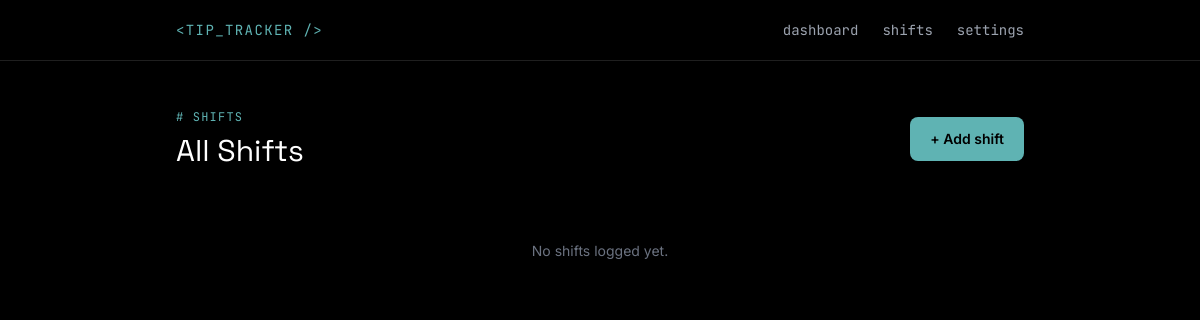
Page /shifts/ on the earlier database version.
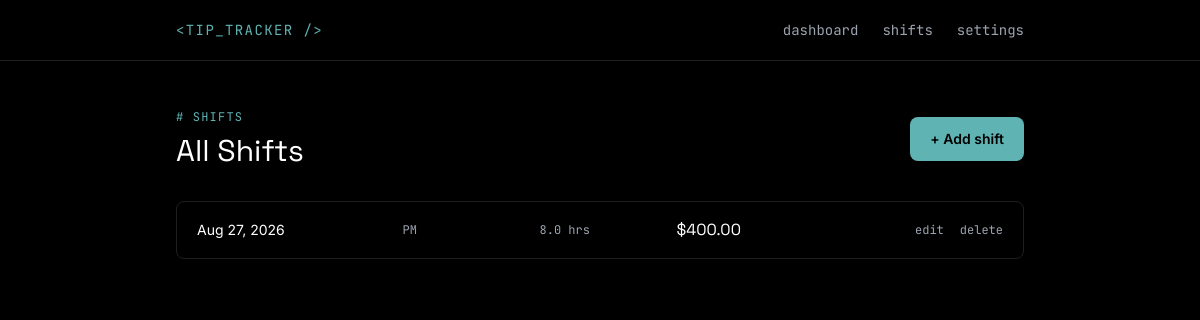
Same page on the later database version.
### models.py (models this page shows, shortened)
class Shift(db.Model):
    __tablename__="shift"
    id = db.Column(db.Integer, primary_key=True)
    date = db.Column(db.Date, nullable=False)
    shift_type = db.Column(db.String(2), nullable=False)
    hours_worked = db.Column(db.Float, nullable=False)
    cash_tips = db.Column(db.Float, nullable=False, default=0.0)
    card_tips = db.Column(db.Float, nullable=False, default=0.0)
    @property
    def total_tips(self):
        return round(self.cash_tips + self.card_tips, 2)

### api/shifts.py (the view)
@shifts_bp.route("/")
def read_shift():
    return read()

### services/shifts.py (called while the page is built)
def read():
    all_shifts = Shift.query.order_by(Shift.date.desc()).all()
    return render_template("shifts.html", shifts=all_shifts)

### templates/shifts.html (shortened to what this page needs)
{% extends "base.html" %}
{% block content %}
<div class="flex items-center justify-between mb-8">
  <div>
    <p class="font-mono text-xs text-accent tracking-widest uppercase mb-2"># shifts</p>
    <h1 class="font-display text-3xl text-white">All Shifts</h1>
  </div>
  <a href="{{ url_for('shifts.create_shift') }}" class="px-5 py-3 bg-accent text-black text-sm font-semibold rounded-lg hover:bg-white transition-colors">
    + Add shift
  </a>
</div>
<div class="space-y-2">
  {% for shift in shifts %}
    <div class="border border-line rounded-lg px-5 py-4 grid sm:grid-cols-12 gap-2 sm:gap-4 items-center">
      <div class="sm:col-span-3">
        <p class="text-white text-sm">{{ shift.date.strftime('%b %d, %Y') }}</p>
      </div>
      <div class="sm:col-span-2 font-mono text-xs text-gray-400">{{ shift.shift_type }}</div>
      <div class="sm:col-span-2 font-mono text-xs text-gray-400">{{ shift.hours_worked }} hrs</div>
      <div class="sm:col-span-2 font-display text-white">${{ "%.2f"|format(shift.total_tips) }}</div>
      <div class="sm:col-span-3 sm:text-right flex gap-4 sm:justify-end font-mono text-xs">
        <a href="{{ url_for('shifts.update_shift', shift_id=shift.id) }}" class="text-gray-400 hover:text-accent transition-colors">edit</a>
        <form action="{{ url_for('shifts.delete_shift', shift_id=shift.id) }}" method="POST" onsubmit="return confirm('Delete this shift?');">
          <button type="submit" class="text-gray-400 hover:text-red-400 transition-colors">delete</button>
        </form>
      </div>
    </div>
  {% else %}
    <p class="text-gray-500 text-sm text-center py-10">No shifts logged yet.</p>
  {% endfor %}
</div>
{% endblock %}

### templates/base.html (shortened to what this page needs)
<!doctype html>
<html lang="en">
<head>
<script src="https://cdn.tailwindcss.com"></script>
</head>
<body class="bg-bg text-gray-200 font-body min-h-screen">
  <nav class="border-b border-line">
    <div class="max-w-4xl mx-auto px-6 py-5 flex items-center justify-between">
      <a href="{{ url_for('dashboard.read_dashboard') }}" class="font-mono text-sm text-accent tracking-widest uppercase">
        &lt;tip_tracker /&gt;
      </a>
      <div class="flex gap-6 font-mono text-sm">
        <a href="{{ url_for('dashboard.read_dashboard') }}" class="text-gray-400 hover:text-accent transition-colors">dashboard</a>
        <a href="{{ url_for('shifts.read_shift') }}" class="text-gray-400 hover:text-accent transition-colors">shifts</a>
        <a href="{{ url_for('settings.settings') }}" class="text-gray-400 hover:text-accent transition-colors">settings</a>
      </div>
    </div>
  </nav>
  <main class="max-w-4xl mx-auto px-6 py-12">
    {% block content %}{% endblock %}
  </main>
</body>
</html>

Differences in the rows shown:
added Shift: date "Aug 27, 2026", shift_type "PM", hours_worked "8.0", total_tips "400.00"
Other differences:
text no longer shown: "No shifts logged yet."
